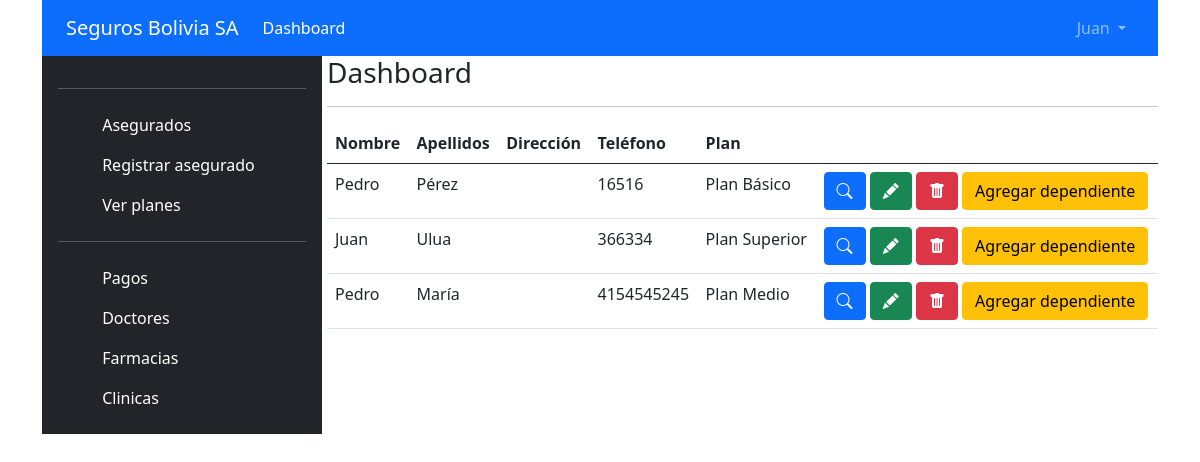
Before: /dashboard (signed in) with the older database file.
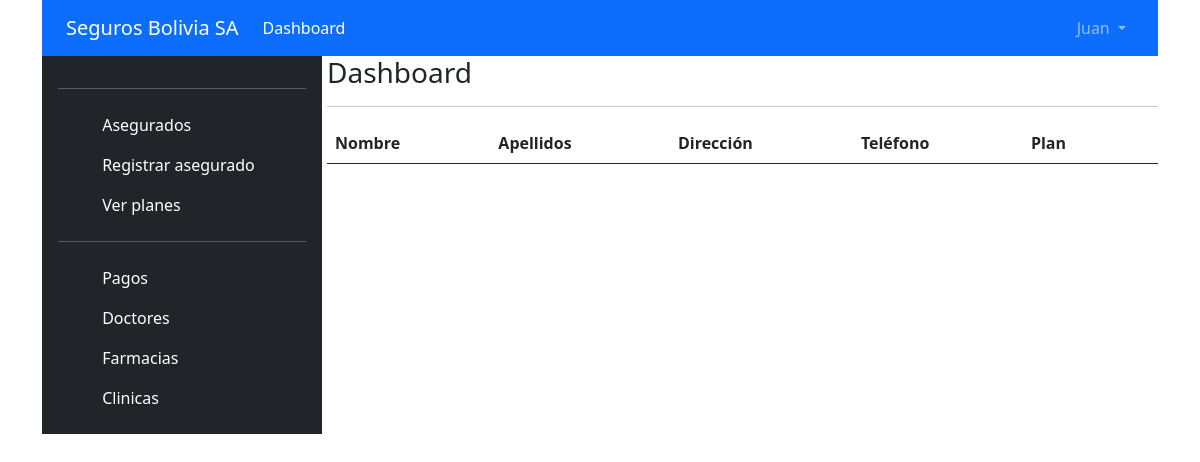
After: the same page with the newer database file.
### tables this page shows
CREATE TABLE `usuarios` (
  `id` int(11) NOT NULL,
  `nombre` varchar(50) NOT NULL,
  `apellidos` varchar(80) NOT NULL,
  `cargo` varchar(45) NOT NULL,
  `usuario` varchar(50) NOT NULL,
  `password` varchar(70) NOT NULL,
  `rol` varchar(20) NOT NULL,
  `url_imagen` varchar(150) DEFAULT NULL
);

CREATE TABLE `asegurados` (
  `id` int(11) NOT NULL,
  `plan_id` int(11) NOT NULL,
  `nombre` varchar(50) NOT NULL,
  `apellidos` varchar(80) NOT NULL,
  `direccion` varchar(100) NOT NULL,
  `telefono` varchar(15) NOT NULL,
  `foto_certificado_nacimiento` varchar(150) NOT NULL,
  `foto_carnet_identidad` varchar(150) NOT NULL,
  `create_at` date NOT NULL
);

CREATE TABLE `planes` (
  `id` int(11) NOT NULL,
  `nombre` varchar(20) NOT NULL,
  `precio` double NOT NULL,
  `precio_dependiente` double NOT NULL,
  `descripcion` varchar(400) NOT NULL
);

### libs/view.php (called while the page is built, shortened)
<?php
class View
{
    function render($nombre, $data = [])
    {
        $this->d = $data;
        require 'views/' . $nombre . '.php';
    }
}

### controllers/dashboard.php (called while the page is built, shortened)
<?php
require_once "models/aseguradosmodel.php";
class Dashboard extends SessionController
{
    private $user;
    function __construct()
    {
        $this->user = $this->getUserSessionData();
    }
    function render()
    {
        $aseguradosModel = new AseguradosModel();
        $this->view->render("dashboard/index", [
            "user" => $this->user,
            "asegurados" => $aseguradosModel->getAllWithPlan(),
        ]);
    }
}

### index.php (called while the page is built, shortened)
<?php
require_once "libs/db.php";
require_once "libs/model.php";
require_once "libs/view.php";
require_once "classes/sessioncontroller.php";
require_once "libs/app.php";
$app = new App();

### models/userModel.php (called while the page is built, shortened)
<?php
class UserModel extends Model implements IModel
{
    private $nombre;
    public function __construct()
    {
        $this->nombre = "";
    }
    public function get($id)
    {
        try {
            $query = $this->prepare("SELECT * FROM usuarios WHERE id = :id");
            return $this;
        } catch (PDOException $e) {
            error_log("User_Model::getId -> Algo anda fallando " . $e);
        }
    }
    public function getNombre()
    {
        return $this->nombre;
    }
    public function setNombre($nombre): self
    {
        $this->nombre = $nombre;
        return $this;
    }
}

### libs/db.php (called while the page is built, shortened)
<?php
class Database
{
    private $host;
    private $db;
    private $user;
    private $password;
    public function __construct()
    {
        $this->host = constant('HOST');
        $this->db = constant('DB');
        $this->user = constant('USER');
        $this->password = constant('PASSWORD');
    }
    function connect()
    {
        try {
            $connection = "mysql:host=" . $this->host . ";dbname=" . $this->db . ";";
            $options = [
                PDO::ATTR_ERRMODE            => PDO::ERRMODE_EXCEPTION,
                PDO::ATTR_EMULATE_PREPARES   => false,
            ];
            $pdo = new PDO($connection, $this->user, $this->password, $options);
            return $pdo;
        } catch (PDOException $e) {
            print_r('Error connection: ' . $e->getMessage());
        }
    }
}

### libs/model.php (called while the page is built, shortened)
<?php
class Model{
    function __construct(){
        $this->db = new Database();
    }
    function query($query){
        return $this->db->connect()->query($query);
    }
    function prepare($query){
        return $this->db->connect()->prepare($query);
    }
}

### classes/sessioncontroller.php (called while the page is built, shortened)
<?php
require_once "classes/session.php";
require_once "models/userModel.php";
class SessionController extends Controller
{
    private $session;
    private function init()
    {
        $this->session = new Session();
    }
    function getUserSessionData()
    {
        $id = $this->session->getCurrentUser();
        $this->user = new UserModel();
        $this->user->get($id);
        return $this->user;
    }
}

### classes/session.php (called while the page is built, shortened)
<?php
class Session{
    private $sessionName = 'user';
    public function getCurrentUser(){
        return $_SESSION[$this->sessionName];
    }
}

### models/aseguradosmodel.php (called while the page is built, shortened)
<?php
class AseguradosModel extends Model implements IModel
{
    private $id;
    private $nombre;
    private $apellidos;
    private $telefono;
    private $nombrePlan;
    public function getAllWithPlan()
    {
        $sql = "SELECT a.id, a.plan_id, a.nombre, a.apellidos, a.direccion, a.telefono, a.foto_certificado_nacimiento,
                    a.foto_carnet_identidad, a.create_at, p.nombre as nombre_plan
                    FROM asegurados a
                    INNER JOIN planes p
                    ON a.plan_id = p.id";
        $items = [];
        try {
            $query = $this->query($sql);
            while ($p = $query->fetch(PDO::FETCH_ASSOC)) {
                $item = new AseguradosModel();
                $item->from($p);
                array_push($items, $item);
            }
            return $items;
        } catch (PDOException $e) {
            error_log("Asegurados_Model::getAllWithPlan -> Algo anda fallando " . $e);
            return false;
        }
    }
    public function from($array)
    {
        $this->id = $array["id"];
        $this->nombre = $array["nombre"];
        $this->apellidos = $array["apellidos"];
        $this->telefono = $array["telefono"];
        $this->nombrePlan = $array["nombre_plan"];
    }
    public function getId()
    {
        return $this->id;
    }
    public function getNombre()
    {
        return $this->nombre;
    }
    public function getApellidos()
    {
        return $this->apellidos;
    }
    public function getTelefono()
    {
        return $this->telefono;
    }
    public function getNombrePlan()
    {
        return $this->nombrePlan;
    }
}

### views/dashboard/index.php (the view, shortened to what this page needs)
<?php
$asegurados = $this->d["asegurados"];
$usuario = $this->d["user"];
require_once "views/header.php";
?>
<div class="col-9">
    <h3>Dashboard</h3>
    <hr>
    <table class="table">
        <thead>
            <tr>
                <th>Nombre</th>
                <th>Apellidos</th>
                <th>Dirección</th>
                <th>Teléfono</th>
                <th>Plan</th>
                <th></th>
            </tr>
        </thead>
        <tbody>
            <?php foreach ($asegurados as $asegurado) { ?>
                <tr>
                    <td><?php echo $asegurado->getNombre(); ?> </td>
                    <td><?php echo $asegurado->getApellidos(); ?></td>
                    <td><?php echo $asegurado->getDireccion(); ?></td>
                    <td><?php echo $asegurado->getTelefono(); ?></td>
                    <td><?php echo $asegurado->getNombrePlan(); ?></td>
                    <td>
                        <a href="<?php echo constant("URL") ?>asegurados/ver/<?php echo $asegurado->getId(); ?>" class="btn btn-primary"><i class="bi bi-search"></i></a>
                        <a href="<?php echo constant("URL") ?>asegurados/editar/<?php echo $asegurado->getId(); ?>" class="btn btn-success"><i class="bi bi-pencil-fill"></i></a>
                        <a href="<?php echo constant("URL") ?>asegurados/eliminar/<?php echo $asegurado->getId(); ?>" class="btn btn-danger"><i class="bi bi-trash-fill"></i></a>
                        <a href="<?php echo constant("URL") ?>dependiente/crear/<?php echo $asegurado->getId(); ?>" class="btn btn-warning">Agregar dependiente</a>
                    </td>
                </tr>
            <?php } ?>
        </tbody>
    </table>
</div>
</div>
</div>
</body>
</html>

### libs/app.php (shortened to what this page needs)
<?php
class App{
    function __construct(){
        $url = isset($_GET['url']) ? $_GET['url'] : null;
        $url = rtrim($url, "/");
        $url = explode("/", $url);
        $archivoController = 'controllers/' . $url[0] . '.php';
        if(file_exists($archivoController)){
            $controller = new $url[0];
            $controller->loadModel($url[0]);
            if(isset($url[1])){
                if(method_exists($controller, $url[1])){
                    if(isset($url[2])){
                        $nparam = sizeof($url) - 2;
                        $params = [];
                        for($i = 0; $i < $nparam; $i++){
                            array_push($params, $url[$i + 2]);
                        }
                        $controller->{$url[1]}($params);
                    }else{
                        $controller->{$url[1]}();
                    }
                }else{
                    $controller = new Errores();
                }
            }else{
                $controller->render();
            }
        }else{
            $controller = new Errores();
        }
    }
}

### views/header.php (shortened to what this page needs)
<!DOCTYPE html>
<html lang="en">
<head>
    <link href="https://cdn.jsdelivr.net/npm/bootstrap@5.0.0-beta3/dist/css/bootstrap.min.css" rel="stylesheet">
    <link rel="stylesheet" href="https://cdn.jsdelivr.net/npm/bootstrap-icons@1.4.0/font/bootstrap-icons.css">
    <link rel="stylesheet" href="https://cdnjs.cloudflare.com/ajax/libs/lightbox2/2.11.3/css/lightbox.css" />
</head>
<body>
    <div class="container">
        <div class="row">
            <header>
                <nav class="navbar navbar-expand-lg navbar-dark bg-primary">
                    <div class="container-fluid">
                        <a class="navbar-brand" href="<?php echo constant("URL") ?>">Seguros Bolivia SA</a>
                        <div class="collapse navbar-collapse" id="navbarSupportedContent">
                            <ul class="navbar-nav me-auto mb-2 mb-lg-0">
                                <li class="nav-item">
                                    <a class="nav-link active" aria-current="page" href="<?php echo constant("URL") ?>">Dashboard</a>
                                </li>
                            </ul>
                            <ul class="navbar-nav">
                                <li class="nav-item dropdown">
                                    <a class="nav-link dropdown-toggle" href="#" id="navbarDropdown" role="button" data-bs-toggle="dropdown" aria-expanded="false">
                                        <?php echo $usuario->getNombre(); ?>
                                    </a>
                                </li>
                            </ul>
                        </div>
                    </div>
                </nav>
            </header>
        </div>
        <div class="row">
            <div class="col-3">
                <div class="d-flex flex-column p-3 text-white bg-dark" style="width: 280px;">
                    <hr>
                    <ul class="nav nav-pills flex-column mb-auto">
                        <li>
                            <a href="<?php echo constant("URL") . "dashboard"; ?>" class="nav-link text-white">
                                <svg class="bi me-2" width="16" height="16">
                                    <use xlink:href="#speedometer2" />
                                </svg>
                                Asegurados
                            </a>
                        </li>
                        <li>
                            <a href="<?php echo constant("URL") . "asegurados/create"; ?>" class="nav-link text-white">
                                <svg class="bi me-2" width="16" height="16">
                                    <use xlink:href="#speedometer2" />
                                </svg>
                                Registrar asegurado
                            </a>
                        </li>
                        <li>
                            <a href="<?php echo constant("URL") . "planes"; ?>" class="nav-link text-white">
                                <svg class="bi me-2" width="16" height="16">
                                    <use xlink:href="#table" />
                                </svg>
                                Ver planes
                            </a>
                        </li>
                        <hr>
                        <li>
                            <a href="#" class="nav-link text-white">
                                <svg class="bi me-2" width="16" height="16">
                                    <use xlink:href="#people-circle" />
                                </svg>
                                Pagos
                            </a>
                        </li>
                        <li>
                            <a href="#" class="nav-link text-white">
                                <svg class="bi me-2" width="16" height="16">
                                    <use xlink:href="#grid" />
                                </svg>
                                Doctores
                            </a>
                        </li>
                        <li>
                            <a href="#" class="nav-link text-white">
                                <svg class="bi me-2" width="16" height="16">
                                    <use xlink:href="#people-circle" />
                                </svg>
                                Farmacias
                            </a>
                        </li>
                        <li>
                            <a href="#" class="nav-link text-white">
                                <svg class="bi me-2" width="16" height="16">
                                    <use xlink:href="#people-circle" />
                                </svg>
                                Clinicas
                            </a>
                        </li>
                    </ul>
                </div>
            </div>

Changed rows visible on the page:
removed asegurados: nombre "Pedro", apellidos "Pérez", telefono "16516", plan.nombre "Plan Básico"
removed asegurados: nombre "Juan", apellidos "Ulua", telefono "366334", plan.nombre "Plan Superior"
removed asegurados: nombre "Pedro", apellidos "María", telefono "4154545245", plan.nombre "Plan Medio"
